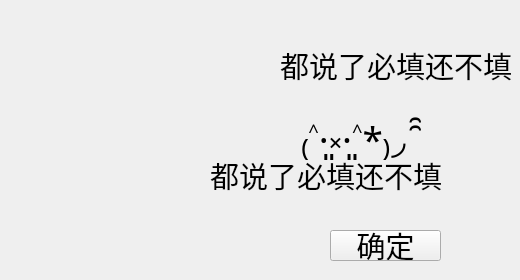
<?xml version="1.0" encoding="UTF-8"?>
<ui version="4.0">
 <class>Notice</class>
 <widget class="QWidget" name="Notice">
  <property name="geometry">
   <rect>
    <x>0</x>
    <y>0</y>
    <width>520</width>
    <height>280</height>
   </rect>
  </property>
  <property name="windowTitle">
   <string>提升</string>
  </property>
  <property name="styleSheet">
   <string notr="true"/>
  </property>
  <widget class="QPushButton" name="noticecon">
   <property name="geometry">
    <rect>
     <x>330</x>
     <y>230</y>
     <width>111</width>
     <height>31</height>
    </rect>
   </property>
   <property name="font">
    <font>
     <family>华文新魏</family>
     <pointsize>22</pointsize>
    </font>
   </property>
   <property name="text">
    <string>确定</string>
   </property>
  </widget>
  <widget class="QLabel" name="label">
   <property name="geometry">
    <rect>
     <x>280</x>
     <y>30</y>
     <width>241</width>
     <height>70</height>
    </rect>
   </property>
   <property name="font">
    <font>
     <family>华文新魏</family>
     <pointsize>22</pointsize>
    </font>
   </property>
   <property name="text">
    <string>都说了必填还不填</string>
   </property>
  </widget>
  <widget class="QLabel" name="musttom">
   <property name="geometry">
    <rect>
     <x>0</x>
     <y>0</y>
     <width>280</width>
     <height>271</height>
    </rect>
   </property>
   <property name="styleSheet">
    <string notr="true">background-image: url(:/image/mustjpg.jpg);</string>
   </property>
   <property name="text">
    <string/>
   </property>
  </widget>
  <widget class="QLabel" name="label_3">
   <property name="geometry">
    <rect>
     <x>300</x>
     <y>100</y>
     <width>201</width>
     <height>101</height>
    </rect>
   </property>
   <property name="font">
    <font>
     <family>华文新魏</family>
     <pointsize>28</pointsize>
    </font>
   </property>
   <property name="text">
    <string>₍˄·͈༝·͈˄*₎◞ ̑̑</string>
   </property>
  </widget>
  <widget class="QLabel" name="label_2">
   <property name="geometry">
    <rect>
     <x>210</x>
     <y>140</y>
     <width>241</width>
     <height>70</height>
    </rect>
   </property>
   <property name="font">
    <font>
     <family>华文新魏</family>
     <pointsize>22</pointsize>
    </font>
   </property>
   <property name="text">
    <string>都说了必填还不填</string>
   </property>
  </widget>
 </widget>
 <resources/>
 <connections/>
</ui>
